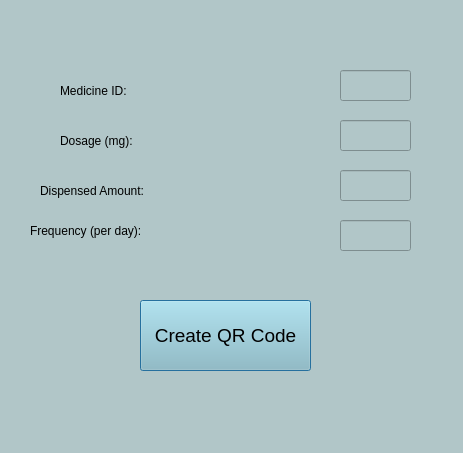
<?xml version="1.0" encoding="UTF-8"?>
<ui version="4.0">
 <class>Dialog</class>
 <widget class="QDialog" name="Dialog">
  <property name="geometry">
   <rect>
    <x>0</x>
    <y>0</y>
    <width>463</width>
    <height>453</height>
   </rect>
  </property>
  <property name="windowTitle">
   <string>Dialog</string>
  </property>
  <property name="windowIcon">
   <iconset>
    <normaloff>Resources/Sage_Corps_app_2.ico</normaloff>Resources/Sage_Corps_app_2.ico</iconset>
  </property>
  <property name="toolTip">
   <string>&lt;html&gt;&lt;head/&gt;&lt;body&gt;&lt;p&gt;&lt;img src=&quot;:/background/FA4-1.png&quot;/&gt;&lt;/p&gt;&lt;/body&gt;&lt;/html&gt;</string>
  </property>
  <property name="autoFillBackground">
   <bool>false</bool>
  </property>
  <property name="styleSheet">
   <string notr="true"> background-color:rgb(177,198,200);setWindowIcon:url(:/newPrefix/Sage_Corps_app.png);</string>
  </property>
  <widget class="QLabel" name="label">
   <property name="geometry">
    <rect>
     <x>60</x>
     <y>70</y>
     <width>151</width>
     <height>41</height>
    </rect>
   </property>
   <property name="styleSheet">
    <string notr="true">color:rgb(0, 0, 0);
font: 25 20pt &quot;Microsoft JhengHei Light&quot;;</string>
   </property>
   <property name="text">
    <string>Medicine ID:</string>
   </property>
  </widget>
  <widget class="QLabel" name="label_2">
   <property name="geometry">
    <rect>
     <x>60</x>
     <y>120</y>
     <width>171</width>
     <height>41</height>
    </rect>
   </property>
   <property name="styleSheet">
    <string notr="true">color:rgb(0, 0, 0);
font: 25 20pt &quot;Microsoft JhengHei Light&quot;;</string>
   </property>
   <property name="text">
    <string>Dosage (mg):</string>
   </property>
  </widget>
  <widget class="QLabel" name="label_3">
   <property name="geometry">
    <rect>
     <x>40</x>
     <y>170</y>
     <width>251</width>
     <height>41</height>
    </rect>
   </property>
   <property name="styleSheet">
    <string notr="true">color:rgb(0, 0, 0);
font: 25 20pt &quot;Microsoft JhengHei Light&quot;;</string>
   </property>
   <property name="text">
    <string>Dispensed Amount: </string>
   </property>
  </widget>
  <widget class="QLabel" name="label_4">
   <property name="geometry">
    <rect>
     <x>30</x>
     <y>210</y>
     <width>261</width>
     <height>41</height>
    </rect>
   </property>
   <property name="styleSheet">
    <string notr="true">color:rgb(0, 0, 0);
font: 25 20pt &quot;Microsoft JhengHei Light&quot;;</string>
   </property>
   <property name="text">
    <string>Frequency (per day): </string>
   </property>
  </widget>
  <widget class="QLineEdit" name="medicine_id">
   <property name="geometry">
    <rect>
     <x>340</x>
     <y>70</y>
     <width>71</width>
     <height>31</height>
    </rect>
   </property>
   <property name="styleSheet">
    <string notr="true">color:rgb(255,255,255); font-size:15pt;</string>
   </property>
  </widget>
  <widget class="QLineEdit" name="dosage">
   <property name="geometry">
    <rect>
     <x>340</x>
     <y>120</y>
     <width>71</width>
     <height>31</height>
    </rect>
   </property>
   <property name="styleSheet">
    <string notr="true">color:rgb(255,255,255); font-size:15pt;</string>
   </property>
  </widget>
  <widget class="QLineEdit" name="dispensed_amount">
   <property name="geometry">
    <rect>
     <x>340</x>
     <y>170</y>
     <width>71</width>
     <height>31</height>
    </rect>
   </property>
   <property name="styleSheet">
    <string notr="true">color:rgb(255,255,255); font-size:15pt;</string>
   </property>
  </widget>
  <widget class="QLineEdit" name="frequency">
   <property name="geometry">
    <rect>
     <x>340</x>
     <y>220</y>
     <width>71</width>
     <height>31</height>
    </rect>
   </property>
   <property name="styleSheet">
    <string notr="true">color:rgb(255,255,255); font-size:15pt;</string>
   </property>
  </widget>
  <widget class="QPushButton" name="qrButton">
   <property name="geometry">
    <rect>
     <x>140</x>
     <y>300</y>
     <width>171</width>
     <height>71</height>
    </rect>
   </property>
   <property name="styleSheet">
    <string notr="true">background-color:rgb(144, 191, 200); font-size:14pt;</string>
   </property>
   <property name="text">
    <string>Create QR Code</string>
   </property>
  </widget>
 </widget>
 <resources>
  <include location="background.qrc"/>
  <include location="icons.qrc"/>
 </resources>
 <connections/>
</ui>
